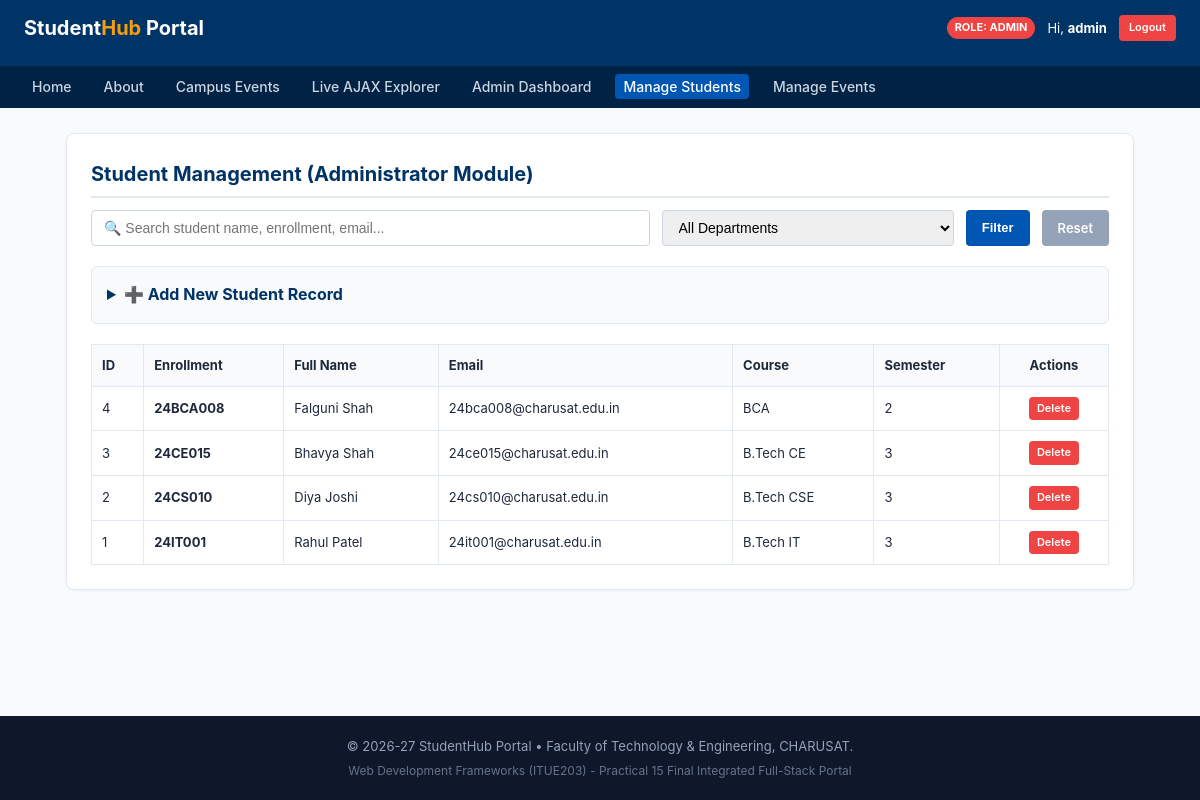
The app's page /manage_students.php (signed in) with its own data.
### tables this page shows
CREATE TABLE students (
    id INT AUTO_INCREMENT PRIMARY KEY,
    user_id INT NULL,
    enrollment_no VARCHAR(20) NOT NULL UNIQUE,
    full_name VARCHAR(100) NOT NULL,
    email VARCHAR(100) NOT NULL UNIQUE,
    mobile VARCHAR(15) NOT NULL,
    course VARCHAR(50) NOT NULL,
    semester INT NOT NULL DEFAULT 1,
    created_at TIMESTAMP DEFAULT CURRENT_TIMESTAMP,
    CONSTRAINT fk_final_stud_user FOREIGN KEY (user_id) 
        REFERENCES users(id) ON DELETE SET NULL ON UPDATE CASCADE
);

### manage_students.php (the view, shortened to what this page needs)
<?php
require_once __DIR__ . "/includes/header.php";
$search = trim($_GET["search"] ?? "");
$sql = "SELECT * FROM students WHERE 1=1";
$sql .= " ORDER BY id DESC";
$result = mysqli_query($conn, $sql);
?>
<div class="card">
  <h2>Student Management (Administrator Module)</h2>
  <form action="manage_students.php" method="GET" style="display: flex; gap: 12px; margin-bottom: 20px; flex-wrap: wrap;">
    <input type="text" name="search" value="<?php echo htmlspecialchars($search); ?>" placeholder="🔍 Search student name, enrollment, email..." style="flex: 2; min-width: 220px;">
    <select name="course" style="flex: 1; min-width: 150px;">
      <option value="ALL">All Departments</option>
    </select>
    <button type="submit" class="btn btn-primary">Filter</button>
    <a href="manage_students.php" class="btn" style="background: #94a3b8; color: white;">Reset</a>
  </form>
  <details style="background: #f8fafc; border: 1px solid #e2e8f0; border-radius: 6px; padding: 15px; margin-bottom: 20px;">
    <summary style="font-weight: bold; cursor: pointer; color: #003366;">➕ Add New Student Record</summary>
  </details>
  <table>
    <thead>
      <tr>
        <th>ID</th>
        <th>Enrollment</th>
        <th>Full Name</th>
        <th>Email</th>
        <th>Course</th>
        <th>Semester</th>
        <th style="text-align: center;">Actions</th>
      </tr>
    </thead>
    <tbody>
      <?php if ($result && mysqli_num_rows($result) > 0): ?>
        <?php while ($row = mysqli_fetch_assoc($result)): ?>
          <tr>
            <td><?php echo $row["id"]; ?></td>
            <td><strong><?php echo htmlspecialchars($row["enrollment_no"]); ?></strong></td>
            <td><?php echo htmlspecialchars($row["full_name"]); ?></td>
            <td><?php echo htmlspecialchars($row["email"]); ?></td>
            <td><?php echo htmlspecialchars($row["course"]); ?></td>
            <td><?php echo htmlspecialchars($row["semester"]); ?></td>
            <td style="text-align: center; white-space: nowrap;">
              <a href="manage_students.php?action=delete&id=<?php echo $row["id"]; ?>" class="btn btn-danger" style="padding: 3px 8px; font-size: 11px;" onclick="return confirm('Delete student <?php echo htmlspecialchars($row["full_name"]); ?>?');">Delete</a>
            </td>
          </tr>
        <?php endwhile; ?>
      <?php else: ?>
        <tr><td colspan="7" style="text-align:center;">No students found matching query.</td></tr>
      <?php endif; ?>
    </tbody>
  </table>
</div>
<?php require_once __DIR__ . "/includes/footer.php"; ?>

### css/style.css (style rules this page uses)
* { box-sizing: border-box; margin: 0; padding: 0; }
body { font-family: -apple-system, BlinkMacSystemFont, "Segoe UI", Roboto, Helvetica, Arial, sans-serif; background-color: #f8fafc; color: #1e293b; line-height: 1.6; display: flex; flex-direction: column; min-height: 100vh; }
.card { background: white; border: 1px solid #e2e8f0; border-radius: 8px; padding: 24px; margin-bottom: 24px; box-shadow: 0 1px 3px rgba(0,0,0,0.05); }
.card h2 { color: #003366; margin-bottom: 12px; font-size: 20px; border-bottom: 2px solid #e2e8f0; padding-bottom: 6px; }
.btn { display: inline-block; padding: 8px 16px; border-radius: 4px; text-decoration: none; font-size: 13px; font-weight: 600; border: none; cursor: pointer; }
.btn-primary { background: #0056b3; color: white; }
.btn-danger { background: #ef4444; color: white; }
input[type="text"], input[type="email"], input[type="password"], input[type="tel"], input[type="date"], input[type="number"], select, textarea { width: 100%; padding: 8px 12px; border: 1px solid #cbd5e1; border-radius: 4px; font-size: 14px; }
table { width: 100%; border-collapse: collapse; font-size: 13px; }
table, th, td { border: 1px solid #e2e8f0; }
th, td { padding: 10px; text-align: left; }
th { background: #f8fafc; color: #1e293b; }

### records on screen
students: id "4", enrollment_no "24BCA008", full_name "Falguni Shah", email "24bca008@charusat.edu.in", course "BCA", semester "2"
students: id "3", enrollment_no "24CE015", full_name "Bhavya Shah", email "24ce015@charusat.edu.in", course "B.Tech CE", semester "3"
students: id "2", enrollment_no "24CS010", full_name "Diya Joshi", email "24cs010@charusat.edu.in", course "B.Tech CSE", semester "3"
students: id "1", enrollment_no "24IT001", full_name "Rahul Patel", email "24it001@charusat.edu.in", course "B.Tech IT", semester "3"

### other values on screen
$userRole "ADMIN"
$userName "admin"
